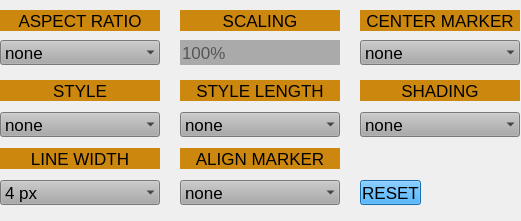
   <widget class="QFrame" name="fFrameline">
    <property name="geometry">
     <rect>
      <x>559</x>
      <y>39</y>
      <width>521</width>
      <height>221</height>
     </rect>
    </property>
    <property name="frameShape">
     <enum>QFrame::NoFrame</enum>
    </property>
    <property name="frameShadow">
     <enum>QFrame::Raised</enum>
    </property>
    <widget class="QLabel" name="labelStyleLen">
     <property name="geometry">
      <rect>
       <x>180</x>
       <y>80</y>
       <width>160</width>
       <height>21</height>
      </rect>
     </property>
     <property name="font">
      <font>
       <family>Arial</family>
       <pointsize>13</pointsize>
      </font>
     </property>
     <property name="styleSheet">
      <string notr="true">color:rgb(0,0,0);
background-color: rgb(204, 135, 14);</string>
     </property>
     <property name="text">
      <string>STYLE LENGTH</string>
     </property>
     <property name="alignment">
      <set>Qt::AlignCenter</set>
     </property>
    </widget>
    <widget class="QLabel" name="labelShade">
     <property name="geometry">
      <rect>
       <x>360</x>
       <y>80</y>
       <width>160</width>
       <height>21</height>
      </rect>
     </property>
     <property name="font">
      <font>
       <family>Arial</family>
       <pointsize>13</pointsize>
      </font>
     </property>
     <property name="styleSheet">
      <string notr="true">color:rgb(0,0,0);
background-color: rgb(204, 135, 14);</string>
     </property>
     <property name="text">
      <string>SHADING</string>
     </property>
     <property name="alignment">
      <set>Qt::AlignCenter</set>
     </property>
    </widget>
    <widget class="QPushButton" name="pbFLAReset">
     <property name="geometry">
      <rect>
       <x>360</x>
       <y>180</y>
       <width>61</width>
       <height>25</height>
      </rect>
     </property>
     <property name="font">
      <font>
       <family>Arial</family>
       <pointsize>13</pointsize>
       <weight>50</weight>
       <bold>false</bold>
      </font>
     </property>
     <property name="styleSheet">
      <string notr="true">color: rgb(0,0,0);
background-color: rgb(33, 151, 237);
selection-background-color: rgb(154, 154, 154);</string>
     </property>
     <property name="text">
      <string>RESET</string>
     </property>
     <property name="autoDefault">
      <bool>true</bool>
     </property>
    </widget>
    <widget class="QLabel" name="labelStyle">
     <property name="geometry">
      <rect>
       <x>0</x>
       <y>80</y>
       <width>160</width>
       <height>21</height>
      </rect>
     </property>
     <property name="font">
      <font>
       <family>Arial</family>
       <pointsize>13</pointsize>
      </font>
     </property>
     <property name="styleSheet">
      <string notr="true">color:rgb(0,0,0);
background-color: rgb(204, 135, 14);</string>
     </property>
     <property name="text">
      <string>STYLE</string>
     </property>
     <property name="alignment">
      <set>Qt::AlignCenter</set>
     </property>
    </widget>
    <widget class="QLabel" name="labelScaling">
     <property name="geometry">
      <rect>
       <x>180</x>
       <y>10</y>
       <width>160</width>
       <height>21</height>
      </rect>
     </property>
     <property name="font">
      <font>
       <family>Arial</family>
       <pointsize>13</pointsize>
      </font>
     </property>
     <property name="styleSheet">
      <string notr="true">color:rgb(0,0,0);
background-color: rgb(204, 135, 14);</string>
     </property>
     <property name="text">
      <string>SCALING</string>
     </property>
     <property name="alignment">
      <set>Qt::AlignCenter</set>
     </property>
    </widget>
    <widget class="QLabel" name="labelCenterMarker">
     <property name="geometry">
      <rect>
       <x>360</x>
       <y>10</y>
       <width>160</width>
       <height>21</height>
      </rect>
     </property>
     <property name="font">
      <font>
       <family>Arial</family>
       <pointsize>13</pointsize>
      </font>
     </property>
     <property name="styleSheet">
      <string notr="true">color:rgb(0,0,0);
background-color: rgb(204, 135, 14);</string>
     </property>
     <property name="text">
      <string>CENTER MARKER</string>
     </property>
     <property name="alignment">
      <set>Qt::AlignCenter</set>
     </property>
    </widget>
    <widget class="QComboBox" name="cbAlignFL">
     <property name="geometry">
      <rect>
       <x>180</x>
       <y>180</y>
       <width>160</width>
       <height>25</height>
      </rect>
     </property>
     <property name="font">
      <font>
       <family>Arial</family>
       <pointsize>13</pointsize>
      </font>
     </property>
     <property name="styleSheet">
      <string notr="true">color:rgb(0,0,0);
background-color: rgb(170,170,170);</string>
     </property>
     <property name="frame">
      <bool>false</bool>
     </property>
     <item>
      <property name="text">
       <string>none</string>
      </property>
     </item>
     <item>
      <property name="text">
       <string>Frameline A</string>
      </property>
     </item>
     <item>
      <property name="text">
       <string>Frameline B</string>
      </property>
     </item>
     <item>
      <property name="text">
       <string>Frameline C</string>
      </property>
     </item>
    </widget>
    <widget class="QComboBox" name="cbShadingFL">
     <property name="geometry">
      <rect>
       <x>360</x>
       <y>112</y>
       <width>160</width>
       <height>25</height>
      </rect>
     </property>
     <property name="font">
      <font>
       <family>Arial</family>
       <pointsize>13</pointsize>
      </font>
     </property>
     <property name="styleSheet">
      <string notr="true">color:rgb(0,0,0);
background-color: rgb(170,170,170);</string>
     </property>
     <property name="frame">
      <bool>false</bool>
     </property>
     <item>
      <property name="text">
       <string>none</string>
      </property>
     </item>
     <item>
      <property name="text">
       <string>25%</string>
      </property>
     </item>
     <item>
      <property name="text">
       <string>50%</string>
      </property>
     </item>
     <item>
      <property name="text">
       <string>75%</string>
      </property>
     </item>
     <item>
      <property name="text">
       <string>100%</string>
      </property>
     </item>
    </widget>
    <widget class="QLineEdit" name="leScalingFL">
     <property name="geometry">
      <rect>
       <x>180</x>
       <y>40</y>
       <width>160</width>
       <height>25</height>
      </rect>
     </property>
     <property name="font">
      <font>
       <family>Arial</family>
       <pointsize>13</pointsize>
      </font>
     </property>
     <property name="focusPolicy">
      <enum>Qt::NoFocus</enum>
     </property>
     <property name="styleSheet">
      <string notr="true">color:rgb(0,0,0);
background-color: rgb(170,170,170);</string>
     </property>
     <property name="text">
      <string/>
     </property>
     <property name="frame">
      <bool>false</bool>
     </property>
     <property name="placeholderText">
      <string>100%</string>
     </property>
    </widget>
    <widget class="QComboBox" name="cbRatioFL">
     <property name="geometry">
      <rect>
       <x>0</x>
       <y>40</y>
       <width>160</width>
       <height>25</height>
      </rect>
     </property>
     <property name="font">
      <font>
       <family>Arial</family>
       <pointsize>13</pointsize>
      </font>
     </property>
     <property name="styleSheet">
      <string notr="true">color:rgb(0,0,0);
background-color: rgb(170,170,170);</string>
     </property>
     <property name="frame">
      <bool>false</bool>
     </property>
     <item>
      <property name="text">
       <string>none</string>
      </property>
     </item>
     <item>
      <property name="text">
       <string>1.33:1</string>
      </property>
     </item>
     <item>
      <property name="text">
       <string>1.66:1</string>
      </property>
     </item>
     <item>
      <property name="text">
       <string>1.78:1</string>
      </property>
     </item>
     <item>
      <property name="text">
       <string>1.85:1</string>
      </property>
     </item>
     <item>
      <property name="text">
       <string>2.00:1</string>
      </property>
     </item>
     <item>
      <property name="text">
       <string>2.39:1</string>
      </property>
     </item>
     <item>
      <property name="text">
       <string>1:1</string>
      </property>
     </item>
     <item>
      <property name="text">
       <string>Custom</string>
      </property>
     </item>
    </widget>
    <widget class="QLabel" name="labelRatio">
     <property name="geometry">
      <rect>
       <x>0</x>
       <y>10</y>
       <width>160</width>
       <height>21</height>
      </rect>
     </property>
     <property name="font">
      <font>
       <family>Arial</family>
       <pointsize>13</pointsize>
      </font>
     </property>
     <property name="styleSheet">
      <string notr="true">color:rgb(0,0,0);
background-color: rgb(204, 135, 14);</string>
     </property>
     <property name="text">
      <string>ASPECT RATIO</string>
     </property>
     <property name="alignment">
      <set>Qt::AlignCenter</set>
     </property>
    </widget>
    <widget class="QComboBox" name="cbStyleFL">
     <property name="geometry">
      <rect>
       <x>0</x>
       <y>112</y>
       <width>160</width>
       <height>25</height>
      </rect>
     </property>
     <property name="font">
      <font>
       <family>Arial</family>
       <pointsize>13</pointsize>
      </font>
     </property>
     <property name="styleSheet">
      <string notr="true">color:rgb(0,0,0);
background-color: rgb(170,170,170);</string>
     </property>
     <property name="frame">
      <bool>false</bool>
     </property>
     <item>
      <property name="text">
       <string>none</string>
      </property>
     </item>
     <item>
      <property name="text">
       <string>Full Box</string>
      </property>
     </item>
     <item>
      <property name="text">
       <string>Top/Bottom</string>
      </property>
     </item>
     <item>
      <property name="text">
       <string>Left/Right</string>
      </property>
     </item>
     <item>
      <property name="text">
       <string>Corner</string>
      </property>
     </item>
     <item>
      <property name="text">
       <string>Tick Width</string>
      </property>
     </item>
     <item>
      <property name="text">
       <string>Tick Height</string>
      </property>
     </item>
    </widget>
    <widget class="QComboBox" name="cbLineWidthFL">
     <property name="geometry">
      <rect>
       <x>0</x>
       <y>180</y>
       <width>160</width>
       <height>25</height>
      </rect>
     </property>
     <property name="font">
      <font>
       <family>Arial</family>
       <pointsize>13</pointsize>
      </font>
     </property>
     <property name="styleSheet">
      <string notr="true">color:rgb(0,0,0);
background-color: rgb(170,170,170);</string>
     </property>
     <property name="currentIndex">
      <number>1</number>
     </property>
     <property name="frame">
      <bool>false</bool>
     </property>
     <item>
      <property name="text">
       <string>2 px</string>
      </property>
     </item>
     <item>
      <property name="text">
       <string>4 px</string>
      </property>
     </item>
     <item>
      <property name="text">
       <string>6 px</string>
      </property>
     </item>
     <item>
      <property name="text">
       <string>8 px</string>
      </property>
     </item>
     <item>
      <property name="text">
       <string>10 px</string>
      </property>
     </item>
    </widget>
    <widget class="QLabel" name="labelLineWIdth">
     <property name="geometry">
      <rect>
       <x>0</x>
       <y>148</y>
       <width>160</width>
       <height>21</height>
      </rect>
     </property>
     <property name="font">
      <font>
       <family>Arial</family>
       <pointsize>13</pointsize>
      </font>
     </property>
     <property name="styleSheet">
      <string notr="true">color:rgb(0,0,0);
background-color: rgb(204, 135, 14);</string>
     </property>
     <property name="text">
      <string>LINE WIDTH</string>
     </property>
     <property name="alignment">
      <set>Qt::AlignCenter</set>
     </property>
    </widget>
    <widget class="QComboBox" name="cbCenterMarkerFL">
     <property name="geometry">
      <rect>
       <x>360</x>
       <y>40</y>
       <width>160</width>
       <height>25</height>
      </rect>
     </property>
     <property name="font">
      <font>
       <family>Arial</family>
       <pointsize>13</pointsize>
      </font>
     </property>
     <property name="styleSheet">
      <string notr="true">color:rgb(0,0,0);
background-color: rgb(170,170,170);</string>
     </property>
     <property name="frame">
      <bool>false</bool>
     </property>
     <item>
      <property name="text">
       <string>none</string>
      </property>
     </item>
     <item>
      <property name="text">
       <string>Cross</string>
      </property>
     </item>
     <item>
      <property name="text">
       <string>Small Cross</string>
      </property>
     </item>
     <item>
      <property name="text">
       <string>Dot</string>
      </property>
     </item>
     <item>
      <property name="text">
       <string>Small Dot</string>
      </property>
     </item>
    </widget>
    <widget class="QLabel" name="labelAlignMarker">
     <property name="geometry">
      <rect>
       <x>180</x>
       <y>148</y>
       <width>160</width>
       <height>21</height>
      </rect>
     </property>
     <property name="font">
      <font>
       <family>Arial</family>
       <pointsize>13</pointsize>
      </font>
     </property>
     <property name="styleSheet">
      <string notr="true">color:rgb(0,0,0);
background-color: rgb(204, 135, 14);</string>
     </property>
     <property name="text">
      <string>ALIGN MARKER</string>
     </property>
     <property name="alignment">
      <set>Qt::AlignCenter</set>
     </property>
    </widget>
    <widget class="QComboBox" name="cbStyleLenFL">
     <property name="geometry">
      <rect>
       <x>180</x>
       <y>112</y>
       <width>160</width>
       <height>25</height>
      </rect>
     </property>
     <property name="font">
      <font>
       <family>Arial</family>
       <pointsize>13</pointsize>
      </font>
     </property>
     <property name="styleSheet">
      <string notr="true">color:rgb(0,0,0);
background-color: rgb(170,170,170);</string>
     </property>
     <property name="frame">
      <bool>false</bool>
     </property>
     <item>
      <property name="text">
       <string>none</string>
      </property>
     </item>
     <item>
      <property name="text">
       <string>Regular</string>
      </property>
     </item>
     <item>
      <property name="text">
       <string>Short</string>
      </property>
     </item>
     <item>
      <property name="text">
       <string>Medium</string>
      </property>
     </item>
     <item>
      <property name="text">
       <string>Long</string>
      </property>
     </item>
    </widget>
   </widget>
